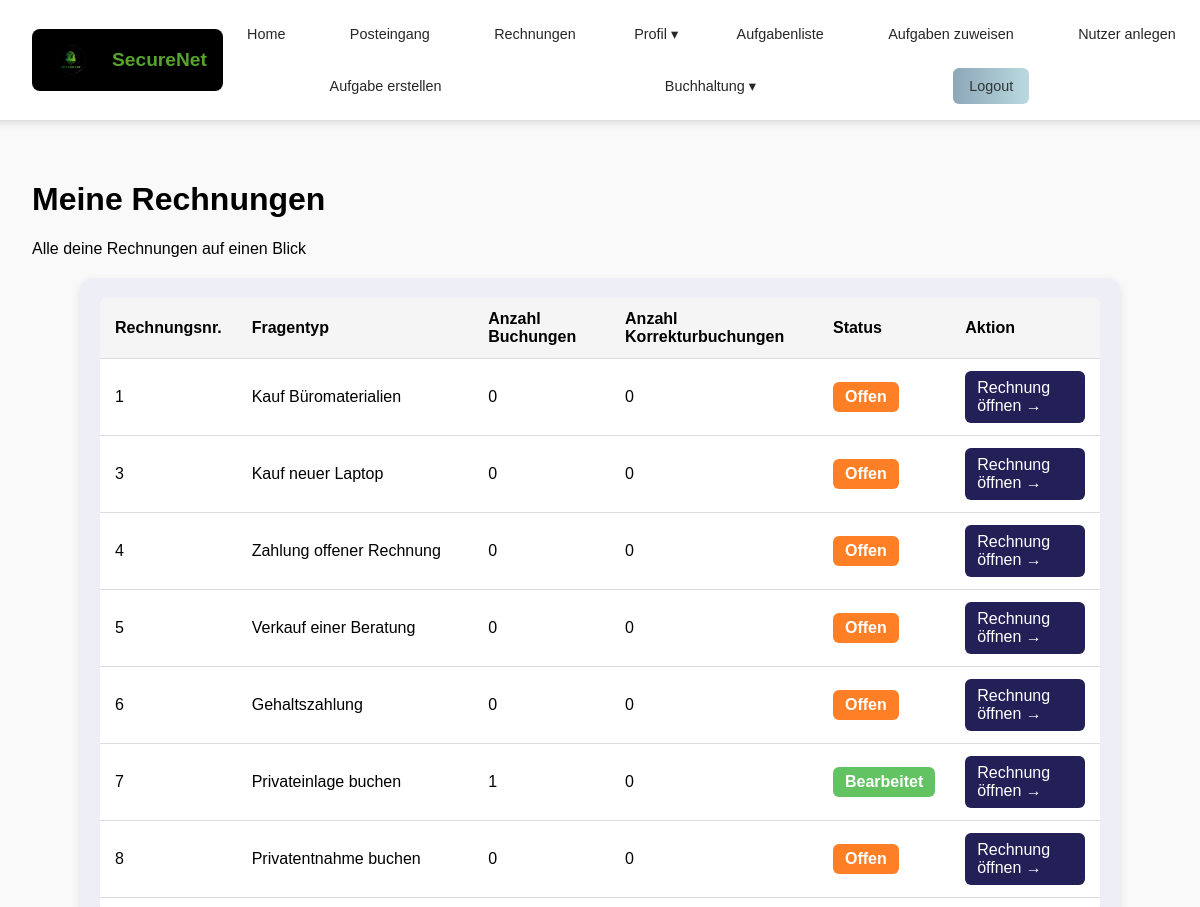
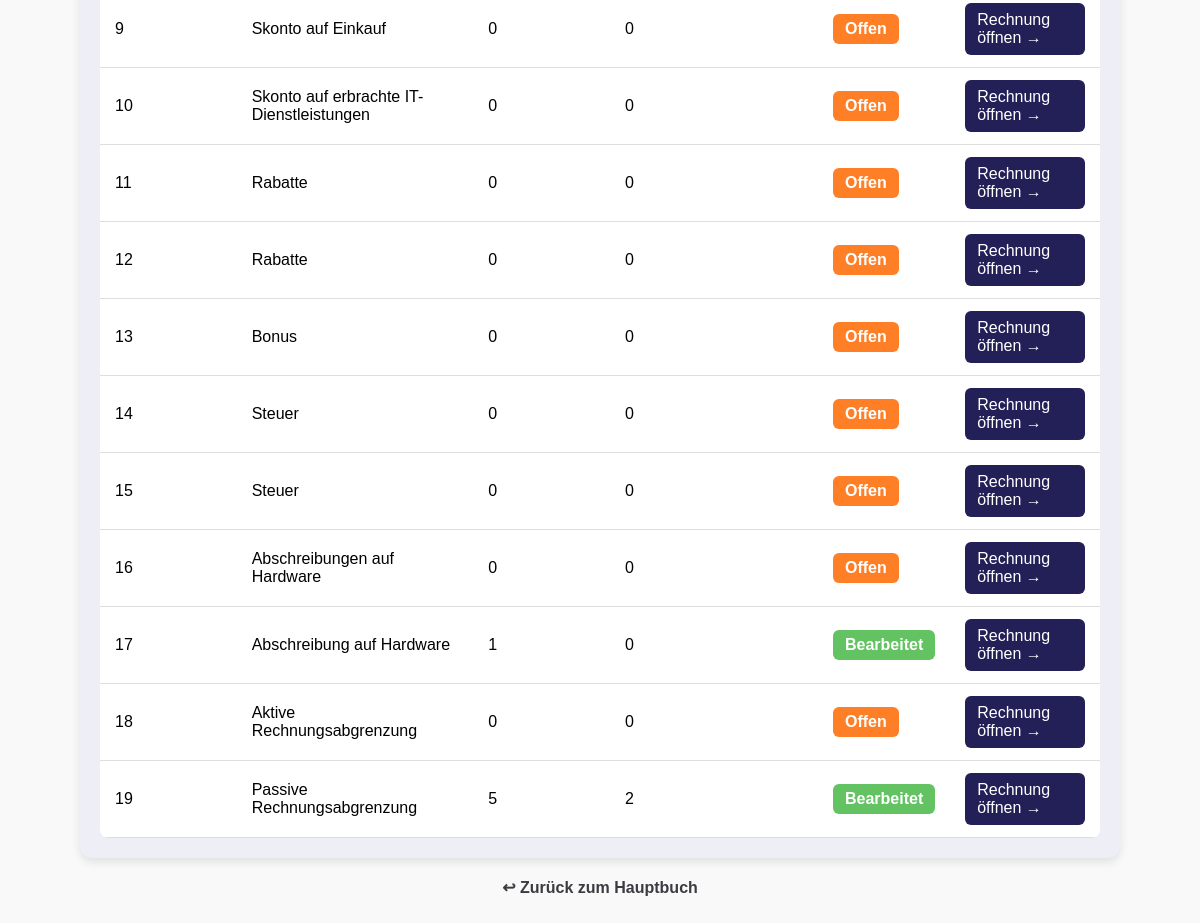
Screenshot of /posts/rechnungsuebersicht/ (signed in) with the database file from the repository (2 pictures, top to bottom).
### posts/models.py (models this page shows, shortened)
class Aufgabe_neu(models.Model):
    RECHNUNGSTYPEN = [
        ('eingehend', 'Eingehende Rechnung'),
        ('ausgehend', 'Ausgehende Rechnung'),
        ('intern', 'Interner Vorgang'),
    ]
    unternehmen_kategorie = models.ForeignKey(Unternehmen, on_delete=models.CASCADE)
    fragentyp = models.ForeignKey(Aufgabenkategorie,null=True, on_delete=models.CASCADE)
    ersteller = models.IntegerField(null=True, blank=True)
    unterkategorie = models.IntegerField(null = True, blank=True, default = 1)
    fragentyp_text = models.CharField(null = True,max_length=255)
    mailtext = models.TextField()
    frage = models.TextField(null=True,default="Dieses Feld kann gelöscht werden")
    nutzungsdauer = models.IntegerField(null=True, blank=True)
    feedback_konto_falsch = models.TextField(null=True, blank=True, help_text="Feedback, wenn ein falsches Konto gewählt wurde.")
    feedback_betrag_falsch = models.TextField(null=True, blank=True, help_text="Feedback, wenn der Betrag falsch ist.")
    eigene_ansicht = models.TextField(blank=True, null=True, default='Secure Net\nTreskowallee 8\n10318 Berlin')
    rechnungsnummer = models.CharField(max_length=50, blank=True, null=True, default='RE-00001')
    datum = models.DateField(blank=True, null=True, auto_now_add=True)
    rechnungsbetrag = models.DecimalField(max_digits=10, decimal_places=2, blank=True, null=True, default=0.00)
    zahlweise = models.CharField(max_length=255, blank=True, null=True, default='Überweisung innerhalb von 14 Tagen')
    verabschiedung = models.TextField(blank=True, null=True, default='Mit freundlichen Grüßen\nIhr Unternehmen')
    kontakt = models.TextField(blank=True, null=True, default='Tel: 01234 567890\nE-Mail: info@unternehmen.de')
    beschreibung = models.TextField(blank=True, null=True, default='Keine weiteren Details angegeben.')
    rechnungstyp = models.CharField(max_length=20, choices=RECHNUNGSTYPEN, default='intern')
    aufgabeninfo = models.TextField(null=True, blank=True, help_text="Optionaler Informationstext zur Aufgabe (HTML erlaubt).")

### posts/views.py (the view)
# urls.py: path('rechnungsuebersicht/', views.rechnungsuebersicht, name='rechnungsuebersicht'),
@login_required
def rechnungsuebersicht(request):
    user = request.user
    nutzer_aufgaben = NutzerAufgabe.objects.filter(nutzer=user)
    rechnungsdaten = []
    for nutzer_aufgabe in nutzer_aufgaben:
        aufgabe = nutzer_aufgabe.aufgabe
        if not (aufgabe.ersteller == user.id or aufgabe.ersteller == 1):
            continue  # ⛔ fremde Aufgabe, überspringen
        buchungen = Buchung.objects.filter(aufgabe=aufgabe, nutzer=user)
        anzahl_buchungen = buchungen.count()
        anzahl_korrekturbuchungen = buchungen.filter(korrekturbuchung=True).count()
        rechnungsdaten.append({
            'rechnungsnr': aufgabe.id,
            'fragentyp_text': aufgabe.fragentyp_text,
            'anzahl_buchungen': anzahl_buchungen,
            'anzahl_korrekturbuchungen': anzahl_korrekturbuchungen,
            'aufgabenstatus': nutzer_aufgabe.bearbeitungsstand
        })
    return render(request, 'posts/rechnungsuebersicht.html', {'rechnungsdaten': rechnungsdaten})

### posts/templates/posts/rechnungsuebersicht.html
{% extends 'master_layout.html' %}
{% load static %}
{% block css %}
    <link rel="stylesheet" href="{% static 'css/rechnungsübersicht.css' %}">
{% endblock %}
{% block content %}
<h1 class="headline">Meine Rechnungen</h1>
<p class="subtext">Alle deine Rechnungen auf einen Blick</p>
<div class="content-wrapper">
    <table>
        <thead>
            <tr>
                <th>Rechnungsnr.</th>
                <th>Fragentyp</th>
                <th>Anzahl Buchungen</th>
                <th>Anzahl Korrekturbuchungen</th>
                <th>Status</th>
                <th>Aktion</th>
            </tr>
        </thead>
        <tbody>
            {% for rechnung in rechnungsdaten %}
                <tr>
                    <td>{{ rechnung.rechnungsnr }}</td>
                    <td>{{ rechnung.fragentyp_text }}</td>
                    <td>{{ rechnung.anzahl_buchungen }}</td>
                    <td>{{ rechnung.anzahl_korrekturbuchungen }}</td>
                    <td>
                        {% if rechnung.aufgabenstatus == "offen" %}
                            <span class="status offen">Offen</span>
                        {% else %}
                            <span class="status bearbeitet">Bearbeitet</span>
                        {% endif %}
                    </td>
                    <td>
                        <a href="{% url 'posts:rechnung_detail' rechnung.rechnungsnr %}" class="btn">
                            Rechnung öffnen →
                        </a>
                    </td>
                </tr>
            {% empty %}
                <tr>
                    <td colspan="6">Keine Rechnungen gefunden.</td>
                </tr>
            {% endfor %}
        </tbody>
    </table>
</div>
<a href="{% url 'posts:hauptbuch' %}" class="back-btn">↩ Zurück zum Hauptbuch</a>
{% endblock %}

### static/css/master_layout.css (style rules this page uses)
body { margin: 0; padding: 0; font-family: Arial, sans-serif; background-color: #f9f9f9; }

### static/css/rechnungsübersicht.css (style rules this page uses)
.content-wrapper { background-color: #edeef6; padding: 20px; border-radius: 12px; width: 90%; max-width: 1000px; margin: 20px auto; box-shadow: 0px 4px 10px rgba(0, 0, 0, 0.1); }
table { width: 100%; border-collapse: collapse; background: white; border-radius: 8px; overflow: hidden; }
th, td { padding: 12px 15px; text-align: left; border-bottom: 1px solid #ddd; }
th { background-color: #f5f5f5; }
.status { padding: 6px 12px; border-radius: 6px; font-weight: bold; color: white; display: inline-block; }
.status.offen { background-color: #ff7f27; }
.status.bearbeitet { background-color: #63c363; }
.btn { display: inline-block; padding: 8px 12px; background: rgb(35, 32, 87); color: white; text-decoration: none; border-radius: 6px; transition: background 0.3s ease; }
.back-btn { display: block; text-align: center; margin: 20px auto; font-size: 16px; text-decoration: none; color: rgba(35, 35, 43, 0.89); font-weight: bold; }

### rows the page displays
Aufgabe_neu: fragentyp_text "Kauf Büromaterialien"
Aufgabe_neu: fragentyp_text "Kauf neuer Laptop"
Aufgabe_neu: fragentyp_text "Zahlung offener Rechnung"
Aufgabe_neu: fragentyp_text "Verkauf einer Beratung"
Aufgabe_neu: fragentyp_text "Gehaltszahlung"
Aufgabe_neu: fragentyp_text "Privateinlage buchen"
Aufgabe_neu: fragentyp_text "Privatentnahme buchen"
Aufgabe_neu: fragentyp_text "Skonto auf Einkauf"
Aufgabe_neu: fragentyp_text "Skonto auf erbrachte IT-Dienstleistungen"
Aufgabe_neu: fragentyp_text "Rabatte"
Aufgabe_neu: fragentyp_text "Rabatte"
Aufgabe_neu: fragentyp_text "Bonus"
Aufgabe_neu: fragentyp_text "Steuer"
Aufgabe_neu: fragentyp_text "Steuer"
Aufgabe_neu: fragentyp_text "Abschreibungen auf Hardware"
Aufgabe_neu: fragentyp_text "Abschreibung auf Hardware"
Aufgabe_neu: fragentyp_text "Aktive Rechnungsabgrenzung"
Aufgabe_neu: fragentyp_text "Passive Rechnungsabgrenzung"

### other values shown
{{ rechnung.rechnungsnr }} "1" "3" "4" "5" "6" "7" "8" "9" "10" "11" "12" "13" "14" "15" "16" "17" "18" "19"
{{ rechnung.anzahl_buchungen }} "0" "0" "0" "0" "0" "1" "0" "0" "0" "0" "0" "0" "0" "0" "0" "1" "0" "5"
{{ rechnung.anzahl_korrekturbuchungen }} "0" "0" "0" "0" "0" "0" "0" "0" "0" "0" "0" "0" "0" "0" "0" "0" "0" "2"
